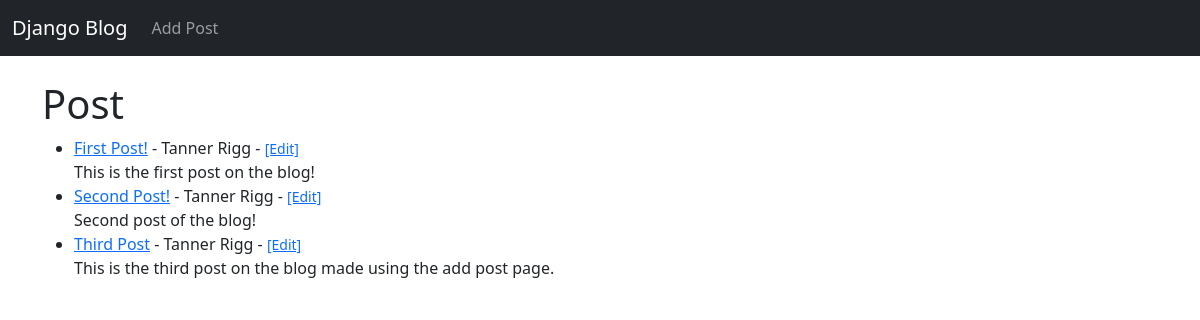
The app's page /, older data.
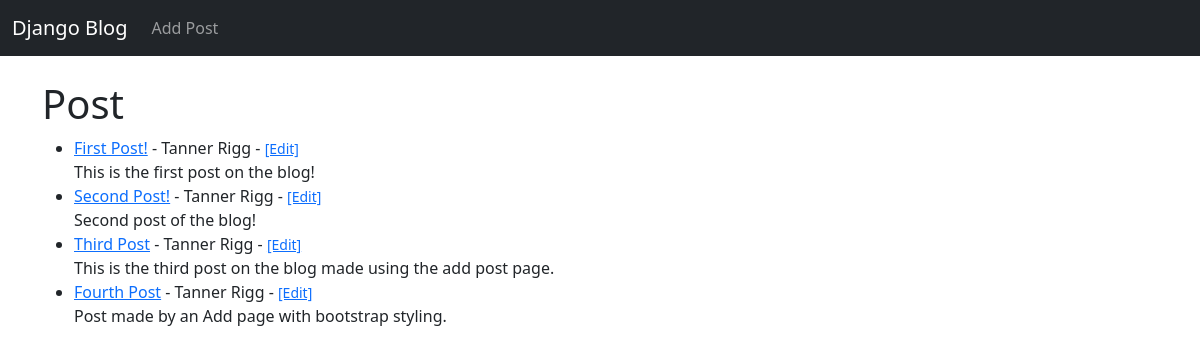
The same page, newer data.
### theblog/models.py (models this page shows, shortened)
class Post(models.Model):
    title = models.CharField(max_length=255)
    author = models.ForeignKey(User, on_delete=models.CASCADE)
    body = models.TextField()

### theblog/views.py (the view)
# urls.py: path('', HomeView.as_view(), name= "home"),
class HomeView(ListView):
    model = Post
    template_name = 'home.html'

### theblog/templates/home.html
{% extends 'base.html' %}
{% block content %}
<h1>Post</h1>
<ul>
{% for post in object_list %}
    <li><a href="{% url 'article-detail' post.pk %}">{{ post.title }}</a> - {{ post.author.first_name }} {{ post.author.last_name }} - <small><a href="{% url 'update_post' post.pk %}">[Edit]</a></small><br>
    {{ post.body }}</li>
{% endfor%}
</ul>
{% endblock %}

### theblog/templates/base.html (shortened to what this page needs)
<!Doctype html>
<html lang="en">
  <head>
    <link href="https://cdn.jsdelivr.net/npm/bootstrap@5.1.3/dist/css/bootstrap.min.css" rel="stylesheet">
  </head>
  <body>
    <nav class="navbar navbar-expand-lg navbar-dark bg-dark">
        <div class="container-fluid">
          <a class="navbar-brand" href="{% url 'home' %}">Django Blog</a>
          <div class="collapse navbar-collapse" id="navbarSupportedContent">
            <ul class="navbar-nav me-auto mb-2 mb-lg-0">
              <li class="nav-item">
                <a class="nav-link" href="{% url 'add_post' %}">Add Post</a>
              </li>
            </ul>
          </div>
        </div>
      </nav>
    <br>
    <div class="container">
        {% block content %}
        {% endblock %}
    </div>
  </body>
</html>

Row changes from the older to the newer data that the page shows:
added Post: title "Fourth Post", author.first_name "Tanner", author.last_name "Rigg", body "Post made by an Add page with bootstrap styling."
